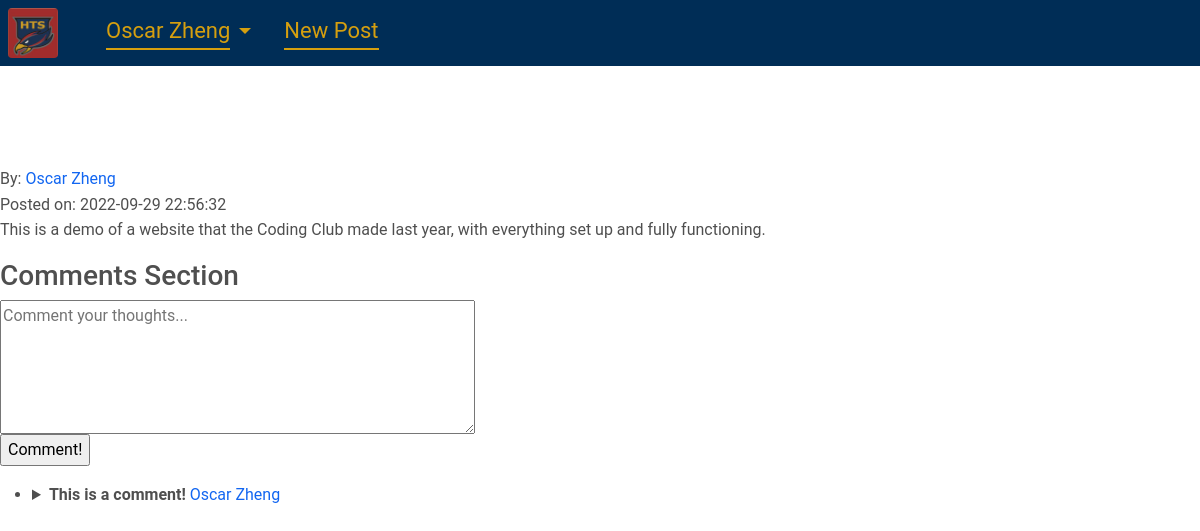
Page /p/view/1 (signed in) on the committed database.
### tables this page shows
CREATE TABLE user (
    id          INTEGER CHECK(id > 0),
    username    TEXT    UNIQUE NOT NULL,
    password    TEXT    NOT NULL CHECK(length(password) >= 8),
    timestamp  DATETIME DEFAULT CURRENT_TIMESTAMP NOT NULL,
    PRIMARY KEY(id)
);

CREATE TABLE post (
    id          INTEGER CHECK(id > 0),
    authorid    INTEGER NOT NULL,
    title       TEXT    NOT NULL,
    content     TEXT    NOT NULL,
    timestamp  DATETIME DEFAULT CURRENT_TIMESTAMP NOT NULL,
    PRIMARY KEY(id),
    FOREIGN KEY(authorid) REFERENCES user(id)
);

CREATE TABLE comment (
    id          INTEGER CHECK(id > 0),
    postid      INTEGER NOT NULL,
    authorid    INTEGER NOT NULL,
    replyingid  INTEGER NULL CHECK(replyingid != id),
    content     TEXT    NOT NULL,
    timestamp  DATETIME DEFAULT CURRENT_TIMESTAMP NOT NULL,
    PRIMARY KEY(id),
    FOREIGN KEY(postid) REFERENCES user(id),
    FOREIGN KEY(authorid) REFERENCES user(id),
    FOREIGN KEY(replyingid) REFERENCES comment(id)
);

### flaskr/post.py (the view)
@blueprint.route("/view/<postid>", methods=("GET",))
def view(postid):
    user_id = session.get("user_id")
    db = get_database()
    post = db.execute("SELECT * FROM post WHERE id = ?", (postid,)).fetchone()
    user_comments = [{
        "content": comment["content"],
        "timestamp": comment["timestamp"],
        "id": comment["id"]
    } for comment in db.execute("SELECT content,timestamp,id FROM comment WHERE postid = ? AND authorid = ? AND replyingid IS NULL ORDER BY id DESC", (postid, user_id,)).fetchall()]
    other_comments = [{
        "content": comment["content"],
        "authorid": comment["authorid"],
        "timestamp": comment["timestamp"],
        "id": comment["id"],
        "author": db.execute("SELECT username FROM user WHERE id = ?", (comment["authorid"],)).fetchone()["username"]
    } for comment in db.execute("SELECT content,authorid,timestamp,id FROM comment WHERE postid = ? AND authorid != ? AND replyingid IS NULL ORDER BY id DESC", (postid, user_id,)).fetchall()]
    if post is None:
        flash("That post does not exist.")
        return redirect(url_for("index"))
    authorName = db.execute("SELECT username FROM user WHERE id = ?", (post["authorid"],)).fetchone()
    return render_template("post/view.html", post={
        "id": post["id"],
        "authorid": post["authorid"],
        "title": post["title"],
        "content": post["content"],
        "timestamp": post["timestamp"],
        "author": authorName["username"],
        "comments": {
            "user": user_comments,
            "other": other_comments
        }
    })

### flaskr/auth.py (called while the page is built)
@blueprint.before_app_request
def load_login():
    id = session.get("user_id")
    if id == None:
        globals.user = None
    else:
        user = get_database().execute("SELECT * FROM user WHERE id = ?", (id,)).fetchone()
        globals.user = {
            "username": user["username"],
            "id": user["id"],
            "timestamp": user["timestamp"]
        }

### flaskr/database.py (called while the page is built)
def get_database():
    if "db" not in globals:
        globals.db = sqlite3.connect(current_app.config["DATABASE"], detect_types=sqlite3.PARSE_DECLTYPES)
        globals.db.row_factory = sqlite3.Row
    return globals.db

def close_database(_ = None):
    db: sqlite3.Connection = globals.pop("db", None)
    if db is not None:
        db.close()

### flaskr/templates/post/view.html (shortened to what this page needs)
{% extends "base.html" %}
{% block content %}
    <span>By: <a href="{{ url_for('user.view', userid=post['authorid']) }}">{{ post["author"] }}</a></span>
    <br>
    <span>Posted on: {{ post["timestamp"] }}</span>
    <p>{{ post["content"] }}</p>
    <div class="comments-section" id="api-endpoint-carrier" data-postfetchreplies="{{ url_for('post.fetchreplies', commentid=0) }}" data-userview="{{ url_for('user.view', userid=0) }}">
        <h3>Comments Section</h3>
        <form method="POST" action="{{ url_for('post.comment', postid=post['id']) }}">
            <textarea id="content1" name="content" required placeholder="Comment your thoughts..." cols="50" rows="5"></textarea>
            <br>
            <input type="submit" value="Comment!">
        </form>
        <ul class="comments">
            {% for comment in post["comments"].user %}
                <li>
                    <details>
                        <summary id="comment-{{ comment['id'] }}"><b>{{ comment["content"] }}</b> <a href="{{ url_for('user.view', userid=g.user['id']) }}">{{ g.user["username"] }}</a></summary>
                    </details>
                </li>
            {% endfor %}
        </ul>
    </div>
{% endblock %}

### flaskr/templates/base.html (shortened to what this page needs)
<html lang="en">
<head>
    <link rel="stylesheet" href="{{ url_for('static', filename='base.css') }}">
    <link rel="stylesheet" href="{{ url_for('static', filename='mdb-3.11.0/css/mdb.min.css') }}">
</head>
<body>
    <header class="d-flex align-items-end p-2 gap-5">
        <div class="home-page">
            <a class="display-4" href="{{ url_for('index') }}">
                <img class="logo-image rounded">
            </a>
        </div>
        <nav class="d-flex gap-4 mb-2">
            {% if g.user %}
                <div class="btn-group shadow-0">
                    <a href="{{ url_for('user.view', userid=g.user['id']) }}">{{ g.user["username"] }}</a>
                    <div type="button" class="user-dropdown-icon dropdown-toggle dropdown-toggle-split d-flex align-items-center" id="user-dropdown" data-mdb-toggle="dropdown" aria-expanded="false" data-mdb-reference="parent">
                    </div>
                </div>
                <a href="{{ url_for('post.create') }}">New Post</a>
            {% else %}
                <a href="{{ url_for('auth.register') }}">Register</a>
                <a href="{{ url_for('auth.login') }}">Login</a>
            {% endif %}
        </nav>
    </header>
    <main id="content">
        <div class="body">
            {% block content %}{% endblock %}
        </div>
    </main>
</body>
</html>

### flaskr/static/base.css (style rules this page uses)
:root { --back-primary: #002d56; --back-secondary: #005288; --unused-primary:#717073; --text-primary: #d59f0f; --text-primary-light: #eeb821; --unused-secondary: #b30838; }
header { background: var(--back-primary); margin-bottom: 100px; }
header .logo-image { transition: transform 0.1s; width: 50px; height: 50px; }
nav { font-size: 22px; }
nav a { color: var(--text-primary); border-bottom: 2px solid var(--text-primary); transition: border-bottom 0.1s; }
nav .user-dropdown-icon { color: var(--text-primary); }

### rows in the picture
user: user.username "Oscar Zheng", author "Oscar Zheng"
post: timestamp "2022-09-29 22:56:32", content "This is a demo of a website that the Coding Club made last year, with everything set up and fully functioning."
comment: content "This is a comment!"
